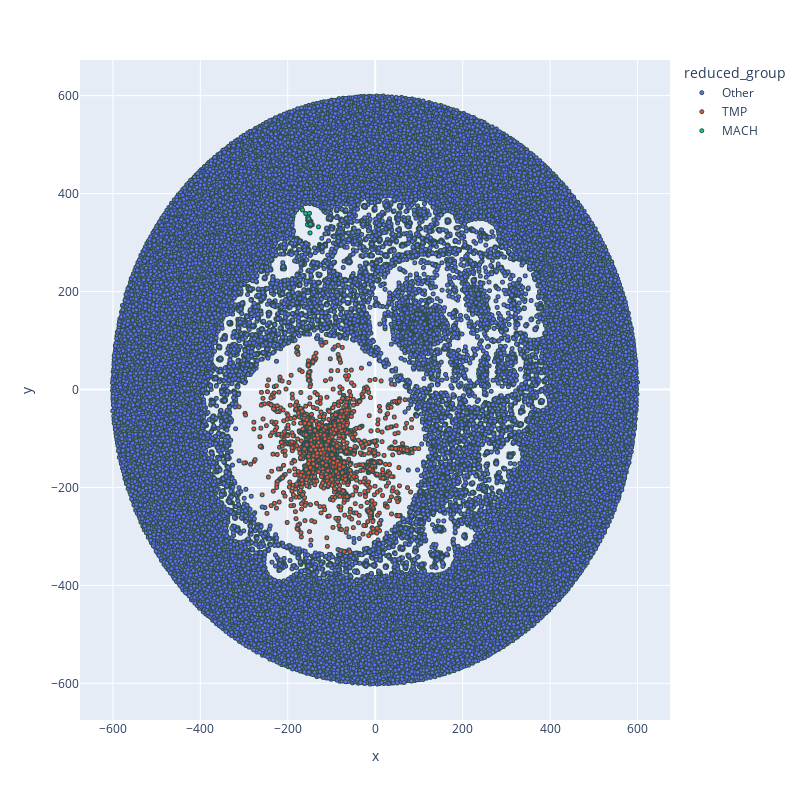

Source (notebook cell):
### Code cell
fig = px.scatter(pos_df, x="x", y="y", color="reduced_group",
                 width=800, height=800)

fig.update_traces(marker=dict(size=4,
                              line=dict(width=1,
                                        color='DarkSlateGrey')),
                  selector=dict(mode='markers'))

fig.show()

### Figure 1 — Plotly figure (JSON) as saved in the notebook; plotly's stock layout.template omitted (floating-point values rounded to 4 significant figures; data arrays with more than 128 entries replaced by an {"elided": "..."} marker saying what was removed)
{"data": [{"hovertemplate": "reduced_group=Other<br>x=%{x}<br>y=%{y}<extra></extra>", "legendgroup": "Other", "marker": {"color": "#636efa", "line": {"color": "DarkSlateGrey", "width": 1}, "size": 4, "symbol": "circle"}, "mode": "markers", "name": "Other", "showlegend": true, "type": "scattergl", "x": {"elided": "31377 float values"}, "xaxis": "x", "y": {"elided": "31377 float values"}, "yaxis": "y"}, {"hovertemplate": "reduced_group=TMP<br>x=%{x}<br>y=%{y}<extra></extra>", "legendgroup": "TMP", "marker": {"color": "#EF553B", "line": {"color": "DarkSlateGrey", "width": 1}, "size": 4, "symbol": "circle"}, "mode": "markers", "name": "TMP", "showlegend": true, "type": "scattergl", "x": {"elided": "4936 float values"}, "xaxis": "x", "y": {"elided": "4936 float values"}, "yaxis": "y"}, {"hovertemplate": "reduced_group=MACH<br>x=%{x}<br>y=%{y}<extra></extra>", "legendgroup": "MACH", "marker": {"color": "#00cc96", "line": {"color": "DarkSlateGrey", "width": 1}, "size": 4, "symbol": "circle"}, "mode": "markers", "name": "MACH", "showlegend": true, "type": "scattergl", "x": {"elided": "142 float values"}, "xaxis": "x", "y": {"elided": "142 float values"}, "yaxis": "y"}], "layout": {"height": 800, "legend": {"title": {"text": "reduced_group"}, "tracegroupgap": 0}, "margin": {"t": 60}, "width": 800, "xaxis": {"anchor": "y", "domain": [0, 1], "title": {"text": "x"}}, "yaxis": {"anchor": "x", "domain": [0, 1], "title": {"text": "y"}}}}
